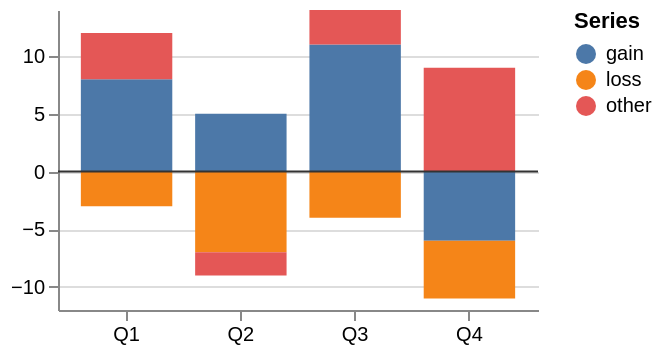

Vega-Lite specification for this chart:
### Vega specification from a JSON file in a GitHub repository (floating-point values rounded to 4 significant figures)
{"$schema": "https://vega.github.io/schema/vega/v6.json", "description": "A stack containing negatives, which run away from zero rather than continuing the pile, over a domain taken from both stack bounds at once.", "width": 240, "height": 150, "padding": 5, "data": [{"name": "raw", "values": [{"q": "Q1", "s": "gain", "v": 8}, {"q": "Q1", "s": "loss", "v": -3}, {"q": "Q1", "s": "other", "v": 4}, {"q": "Q2", "s": "gain", "v": 5}, {"q": "Q2", "s": "loss", "v": -7}, {"q": "Q2", "s": "other", "v": -2}, {"q": "Q3", "s": "gain", "v": 11}, {"q": "Q3", "s": "loss", "v": -4}, {"q": "Q3", "s": "other", "v": 3}, {"q": "Q4", "s": "gain", "v": -6}, {"q": "Q4", "s": "loss", "v": -5}, {"q": "Q4", "s": "other", "v": 9}], "transform": [{"type": "stack", "groupby": ["q"], "field": "v"}]}], "scales": [{"name": "x", "type": "band", "domain": {"data": "raw", "field": "q"}, "range": "width", "padding": 0.2}, {"name": "y", "type": "linear", "domain": {"data": "raw", "fields": ["y0", "y1"]}, "range": "height", "nice": true}, {"name": "colour", "type": "ordinal", "domain": {"data": "raw", "field": "s", "sort": true}, "range": {"scheme": "tableau10"}}], "axes": [{"orient": "bottom", "scale": "x"}, {"orient": "left", "scale": "y", "tickCount": 5, "grid": true}], "legends": [{"fill": "colour", "title": "Series", "orient": "right"}], "marks": [{"type": "rect", "from": {"data": "raw"}, "encode": {"enter": {"x": {"scale": "x", "field": "q"}, "width": {"scale": "x", "band": 1}, "y": {"scale": "y", "field": "y0"}, "y2": {"scale": "y", "field": "y1"}, "fill": {"scale": "colour", "field": "s"}}}}, {"type": "rule", "encode": {"enter": {"x": {"value": 0}, "x2": {"signal": "width"}, "y": {"scale": "y", "value": 0}, "stroke": {"value": "#333"}, "strokeWidth": {"value": 1}}}}]}
